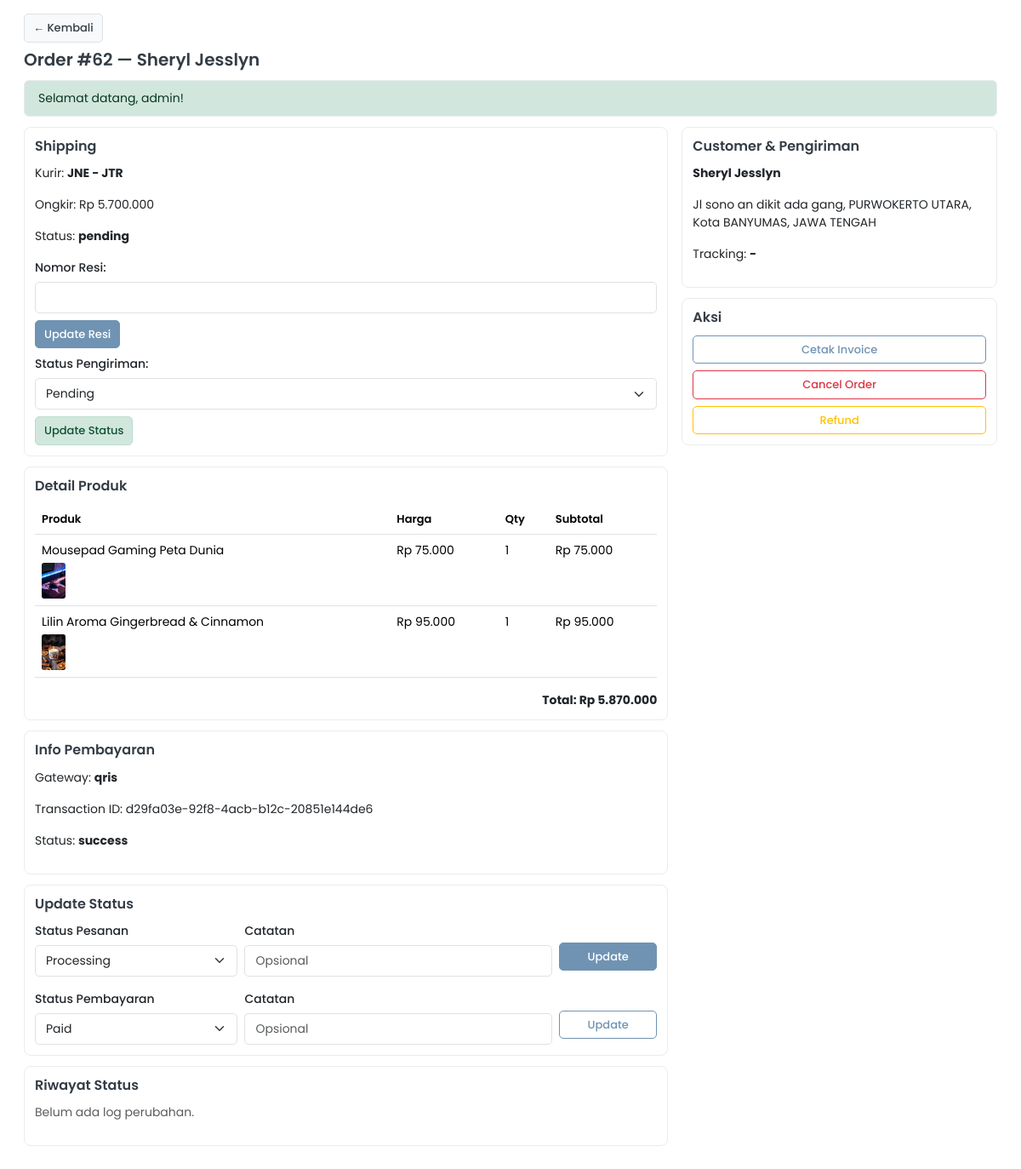
/public/index.php?page=admin_order_detail&id=62 (signed in), run on the app's committed database.
### tables this page shows
CREATE TABLE `orders` (
  `id` int(11) NOT NULL,
  `user_id` int(11) NOT NULL,
  `total_amount` decimal(12,2) NOT NULL,
  `payment_method` enum('cod','transfer','ewallet','gateway') DEFAULT 'transfer',
  `payment_status` enum('pending','paid','failed','refunded') DEFAULT 'pending',
  `order_status` enum('waiting','processing','shipped','completed','cancelled') DEFAULT 'waiting',
  `shipping_address` text DEFAULT NULL,
  `tracking_number` varchar(100) DEFAULT NULL,
  `created_at` datetime DEFAULT current_timestamp(),
  `updated_at` datetime DEFAULT NULL,
  `cancel_reason` text DEFAULT NULL,
  `refund_amount` int(11) DEFAULT 0
);

CREATE TABLE `users` (
  `id` int(11) NOT NULL,
  `name` varchar(100) NOT NULL,
  `email` varchar(150) NOT NULL,
  `password` varchar(255) NOT NULL,
  `phone` varchar(20) DEFAULT NULL,
  `address` text DEFAULT NULL,
  `profile_image` varchar(255) DEFAULT NULL,
  `role` enum('admin','customer','consultant') DEFAULT 'customer',
  `email_verified` tinyint(1) DEFAULT 0,
  `status` enum('active','inactive','banned') DEFAULT 'active',
  `created_at` datetime DEFAULT current_timestamp(),
  `updated_at` datetime DEFAULT NULL
);

CREATE TABLE `shippings` (
  `id` int(11) NOT NULL,
  `order_id` int(11) NOT NULL,
  `courier` varchar(100) DEFAULT NULL,
  `tracking_number` varchar(100) DEFAULT NULL,
  `shipping_cost` decimal(10,2) DEFAULT NULL,
  `status` enum('pending','shipped','delivered') DEFAULT 'pending',
  `updated_at` datetime DEFAULT current_timestamp()
);

CREATE TABLE `order_items` (
  `id` int(11) NOT NULL,
  `order_id` int(11) NOT NULL,
  `product_id` int(11) NOT NULL,
  `quantity` int(11) DEFAULT 1,
  `price` decimal(12,2) NOT NULL,
  `subtotal` decimal(12,2) DEFAULT NULL
);

CREATE TABLE `products` (
  `id` int(11) NOT NULL,
  `category_id` int(11) DEFAULT NULL COMMENT 'Relasi ke categories.id',
  `name` varchar(150) NOT NULL COMMENT 'Nama produk',
  `description` text DEFAULT NULL COMMENT 'Deskripsi produk',
  `price` decimal(12,2) NOT NULL COMMENT 'Harga',
  `discount` decimal(5,2) DEFAULT 0.00 COMMENT 'Diskon (%)',
  `stock` int(11) NOT NULL DEFAULT 0 COMMENT 'Jumlah stok',
  `featured` tinyint(1) DEFAULT 0 COMMENT 'Produk unggulan (0=Tidak, 1=Ya)',
  `created_at` datetime DEFAULT current_timestamp() COMMENT 'Waktu ditambahkan',
  `updated_at` datetime DEFAULT NULL
);

CREATE TABLE `product_images` (
  `id` int(11) NOT NULL,
  `product_id` int(11) NOT NULL COMMENT 'Relasi ke products.id',
  `image_path` varchar(255) NOT NULL COMMENT 'Path file gambar',
  `is_main` tinyint(1) DEFAULT 0 COMMENT 'Gambar utama (0=Tidak, 1=Ya)',
  `created_at` datetime DEFAULT current_timestamp() COMMENT 'Waktu upload'
);

CREATE TABLE `payments` (
  `id` int(11) NOT NULL,
  `order_id` int(11) NOT NULL,
  `payment_gateway` varchar(100) DEFAULT NULL,
  `transaction_id` varchar(150) DEFAULT NULL,
  `amount` decimal(12,2) DEFAULT NULL,
  `status` enum('success','failed','pending','settlement') DEFAULT 'pending',
  `response_data` text DEFAULT NULL,
  `created_at` datetime DEFAULT current_timestamp()
);

### app/views/admin/orders/detail.php (the view, shortened to what the rows shown need)
<!doctype html>
<html lang="id">
<head>
    <link href="https://cdn.jsdelivr.net/npm/bootstrap@5.3.2/dist/css/bootstrap.min.css" rel="stylesheet">
</head>
<body>
    <div class="container-fluid">
        <a href="?page=admin_orders" class="btn btn-sm btn-secondary mb-2">← Kembali</a>
        <h4>Order #<?= $order['id'] ?> — <?= htmlspecialchars($order['user_name'] ?? 'Guest') ?></h4>
        <?php if (!empty($_SESSION['success'])): ?>
            <div class="alert alert-success">
                <?= htmlspecialchars($_SESSION['success']);
                unset($_SESSION['success']); ?>
            </div>
        <?php endif; ?>
        <div class="row g-3">
            <div class="col-md-8">
                <div class="card">
                    <h6>Shipping</h6>
                    <?php if ($shipping): ?>
                        <p>Kurir: <strong><?= htmlspecialchars($shipping['courier'] ?? '-') ?></strong></p>
                        <p>Ongkir: Rp <?= number_format($shipping['shipping_cost'] ?? 0, 0, ',', '.') ?></p>
                        <p>Status: <strong><?= htmlspecialchars($shipping['status'] ?? 'pending') ?></strong></p>
                        <form action="?page=admin_shipping_update_tracking" method="post" class="mb-2">
                            <label class="form-label">Nomor Resi:</label>
                            <input type="text" name="tracking_number"
                                value="<?= htmlspecialchars($shipping['tracking_number'] ?? '') ?>" class="form-control">
                            <button type="submit" class="btn btn-primary mt-2">Update Resi</button>
                        </form>
                        <form action="?page=admin_shipping_update_status" method="post">
                            <label class="form-label">Status Pengiriman:</label>
                            <select class="form-select" name="status">
                                <option value="pending" <?= ($shipping['status'] ?? 'pending') == 'pending' ? 'selected' : '' ?>>Pending</option>
                            </select>
                            <button type="submit" class="btn btn-success mt-2">Update Status</button>
                        </form>
                    <?php else: ?>
                        <p class="text-muted">Belum ada data pengiriman.</p>
                    <?php endif; ?>
                </div>
                <div class="card">
                    <h6>Detail Produk</h6>
                    <table class="table">
                        <thead>
                            <tr>
                                <th>Produk</th>
                                <th>Harga</th>
                                <th>Qty</th>
                                <th>Subtotal</th>
                            </tr>
                        </thead>
                        <tbody>
                            <?php foreach ($items as $it): ?>
                                <tr>
                                    <td>
                                        <?= htmlspecialchars($it['product_name']) ?>
                                        <?php if (!empty($it['product_image'])): ?>
                                            <br>
                                            <img src="/uploads/<?= htmlspecialchars($it['product_image']) ?>"
                                                class="product-img">
                                        <?php endif; ?>
                                    </td>
                                    <td>Rp <?= number_format($it['price'], 0, ',', '.') ?></td>
                                    <td><?= $it['quantity'] ?></td>
                                    <td>Rp <?= number_format($it['subtotal'], 0, ',', '.') ?></td>
                                </tr>
                            <?php endforeach; ?>
                        </tbody>
                    </table>
                    <div class="text-end fw-bold">Total: Rp <?= number_format($order['total_amount'], 0, ',', '.') ?>
                    </div>
                </div>
                <div class="card">
                    <h6>Info Pembayaran</h6>
                    <?php if ($payment): ?>
                        <p>Gateway: <strong><?= htmlspecialchars($payment['payment_gateway']) ?></strong></p>
                        <p>Transaction ID: <?= htmlspecialchars($payment['transaction_id']) ?></p>
                        <p>Status: <strong><?= htmlspecialchars($payment['status']) ?></strong></p>
                    <?php else: ?>
                        <p class="text-muted">Belum ada record pembayaran.</p>
                    <?php endif; ?>
                </div>
                <div class="card">
                    <h6>Update Status</h6>
                    <form method="post" action="?page=admin_order_update" class="row g-2 mb-3">
                        <div class="col-md-4">
                            <label class="form-label">Status Pesanan</label>
                            <select name="new_status" class="form-select">
                                <?php foreach (['waiting', 'processing', 'shipped', 'completed', 'cancelled'] as $s): ?>
                                    <option value="<?= $s ?>" <?= $order['order_status'] == $s ? 'selected' : '' ?>>
                                        <?= ucfirst($s) ?>
                                    </option>
                                <?php endforeach; ?>
                            </select>
                        </div>
                        <div class="col-md-6">
                            <label class="form-label">Catatan</label>
                            <input type="text" name="note" class="form-control" placeholder="Opsional">
                        </div>
                        <div class="col-md-2">
                            <button type="submit" class="btn btn-primary mt-4 w-100">Update</button>
                        </div>
                    </form>
                    <form method="post" action="?page=admin_order_update" class="row g-2">
                        <div class="col-md-4">
                            <label class="form-label">Status Pembayaran</label>
                            <select name="new_status" class="form-select">
                                <?php foreach (['pending', 'paid', 'failed', 'refunded'] as $p): ?>
                                    <option value="<?= $p ?>" <?= $order['payment_status'] == $p ? 'selected' : '' ?>>
                                        <?= ucfirst($p) ?>
                                    </option>
                                <?php endforeach; ?>
                            </select>
                        </div>
                        <div class="col-md-6">
                            <label class="form-label">Catatan</label>
                            <input type="text" name="note" class="form-control" placeholder="Opsional">
                        </div>
                        <div class="col-md-2">
                            <button type="submit" class="btn btn-outline-primary mt-4 w-100">Update</button>
                        </div>
                    </form>
                </div>
                <div class="card">
                    <h6>Riwayat Status</h6>
                    <?php if (!empty($logs)): ?>
                        <div class="timeline">
                            <?php foreach ($logs as $l): ?>
                                <div class="timeline-item">
                                    <strong><?= htmlspecialchars($l['changed_by_name'] ?? 'System') ?></strong><br>
                                    <?= htmlspecialchars($l['from_status']) ?> → <?= htmlspecialchars($l['to_status']) ?>
                                    <?php if (!empty($l['note'])): ?>
                                        <div><small>"<?= htmlspecialchars($l['note']) ?>"</small></div>
                                    <?php endif; ?>
                                    <div><small class="text-muted"><?= htmlspecialchars($l['created_at']) ?></small></div>
                                </div>
                            <?php endforeach; ?>
                        </div>
                    <?php else: ?>
                        <p class="text-muted">Belum ada log perubahan.</p>
                    <?php endif; ?>
                </div>
            </div>
            <div class="col-md-4">
                <div class="card">
                    <h6>Customer & Pengiriman</h6>
                    <p><strong><?= htmlspecialchars($order['user_name']) ?></strong></p>
                    <p><?= nl2br(htmlspecialchars($order['shipping_address'])) ?></p>
                    <p>Tracking: <strong><?= htmlspecialchars($order['tracking_number'] ?? '-') ?></strong></p>
                </div>
                <div class="card">
                    <h6>Aksi</h6>
                    <a class="btn btn-sm btn-outline-primary w-100 mb-2"
                        href="?page=invoice&id=<?= $order['id'] ?>">Cetak Invoice</a>
                    <?php if (!in_array($order['order_status'], ['shipped', 'completed', 'cancelled'])): ?>
                        <button class="btn btn-sm btn-outline-danger w-100 mb-2" data-bs-toggle="modal"
                            data-bs-target="#cancelModal">
                            Cancel Order
                        </button>
                    <?php endif; ?>
                    <?php if ($order['payment_status'] === 'paid'): ?>
                        <button class="btn btn-sm btn-outline-warning w-100" data-bs-toggle="modal"
                            data-bs-target="#refundModal">
                            Refund
                        </button>
                    <?php endif; ?>
                </div>
            </div>
        </div>
    </div>
</body>
</html>

### data on the page
orders: id "62", user.name "Sheryl Jesslyn", total_amount "5.870.000", new_status "Processing", new_status "Paid", shipping_address "Jl sono an dikit ada gang, PURWOKERTO UTARA, Kota BANYUMAS, JAWA TENGAH", tracking_number "-"
shippings: courier "JNE - JTR", shipping_cost "5.700.000", status "pending", status "Pending"
order_items: product.name "Mousepad Gaming Peta Dunia", product_images.image_path (picture), price "75.000", quantity "1", subtotal "75.000"
order_items: product.name "Lilin Aroma Gingerbread & Cinnamon", product_images.image_path (picture), price "95.000", quantity "1", subtotal "95.000"
payments: payment_gateway "qris", transaction "d29fa03e-92f8-4acb-b12c-20851e144de6", status "success"

### other printed values
$_SESSION['success'] "Selamat datang, admin!"
